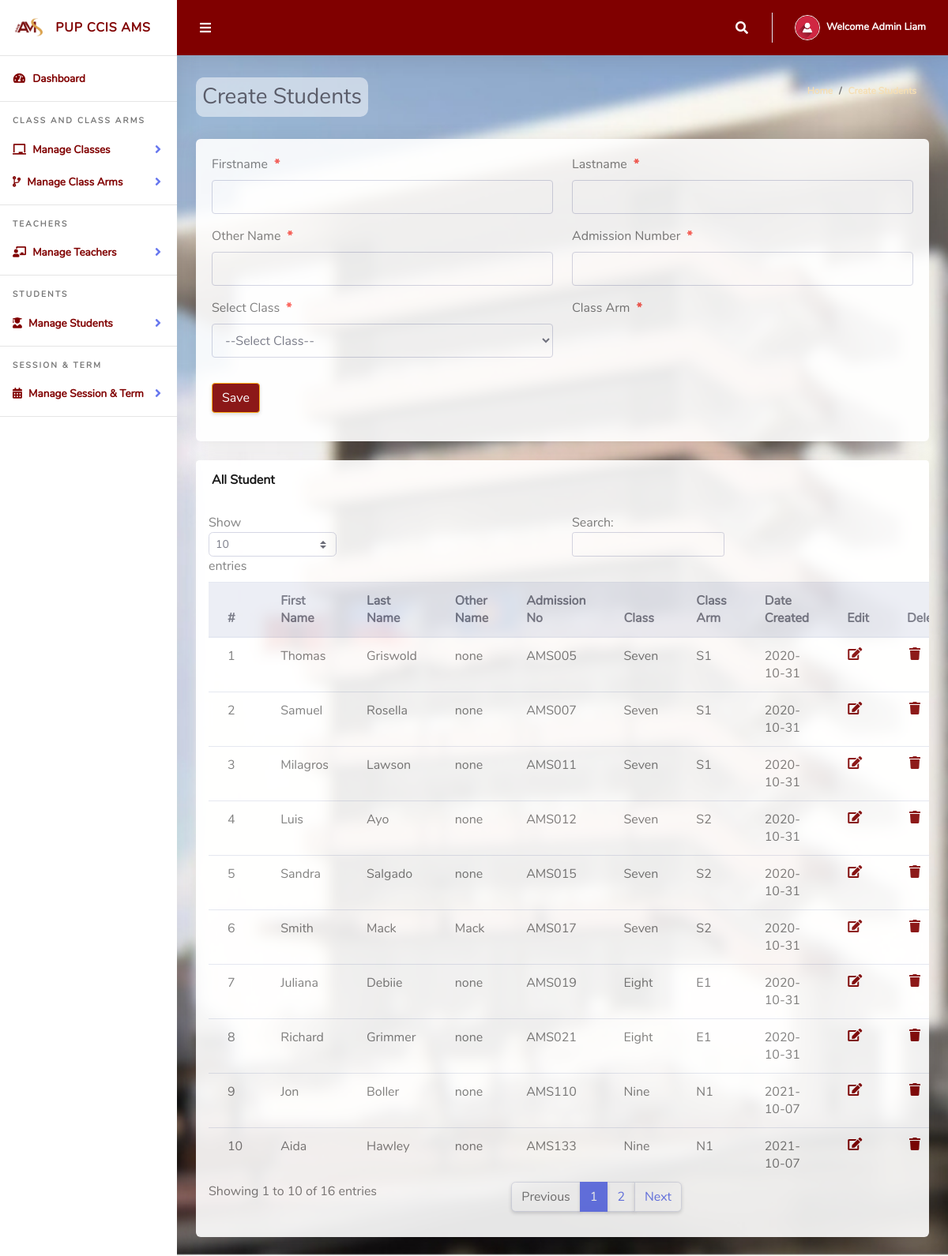
Page /Admin/createStudents.php (signed in) on the committed database.
### tables this page shows
CREATE TABLE `tblstudents` (
  `Id` int(10) NOT NULL,
  `firstName` varchar(255) NOT NULL,
  `lastName` varchar(255) NOT NULL,
  `otherName` varchar(255) NOT NULL,
  `admissionNumber` varchar(255) NOT NULL,
  `password` varchar(50) NOT NULL,
  `classId` varchar(10) NOT NULL,
  `classArmId` varchar(10) NOT NULL,
  `dateCreated` varchar(50) NOT NULL
);

CREATE TABLE `tblclass` (
  `Id` int(10) NOT NULL,
  `className` varchar(255) NOT NULL
);

CREATE TABLE `tblclassarms` (
  `Id` int(10) NOT NULL,
  `classId` varchar(10) NOT NULL,
  `classArmName` varchar(255) NOT NULL,
  `isAssigned` varchar(10) NOT NULL
);

### Admin/createStudents.php (the view, shortened to what this page needs)
<?php
include '../Includes/dbcon.php';
?>
<!DOCTYPE html>
<html lang="en">
<head>
  <link href="../vendor/fontawesome-free/css/all.min.css" rel="stylesheet" type="text/css">
  <link href="../vendor/bootstrap/css/bootstrap.min.css" rel="stylesheet" type="text/css">
  <link href="css/ruang-admin.min.css" rel="stylesheet">
</head>
<body id="page-top">
  <div id="wrapper">
    <?php include "Includes/sidebar.php"; ?>
    <div id="content-wrapper" class="d-flex flex-column">
      <div id="content">
        <?php include "Includes/topbar.php"; ?>
        <div class="container-fluid" id="container-wrapper">
          <div class="d-sm-flex align-items-center justify-content-between mb-4">
            <h1 class="h3 mb-0 text-gray-800">Create Students</h1>
            <ol class="breadcrumb">
              <li class="breadcrumb-item"><a href="./" style="color: wheat;">Home</a></li>
              <li class="breadcrumb-item active" aria-current="page" style="color: wheat;">Create Students</li>
            </ol>
          </div>
          <div class="row">
            <div class="col-lg-12">
              <div class="card mb-4 glass-background">
                <div class="card-body">
                  <form method="post">
                    <div class="form-group row mb-3">
                      <div class="col-xl-6">
                        <label class="form-control-label">Firstname<span class="text-danger ml-2">*</span></label>
                        <input type="text" class="form-control" name="firstName" value="<?php echo $row['firstName']; ?>" id="exampleInputFirstName">
                      </div>
                      <div class="col-xl-6">
                        <label class="form-control-label">Lastname<span class="text-danger ml-2">*</span></label>
                        <input type="text" class="form-control" name="lastName" value="<?php echo $row['lastName']; ?>" id="exampleInputFirstName">
                      </div>
                    </div>
                    <div class="form-group row mb-3">
                      <div class="col-xl-6">
                        <label class="form-control-label">Other Name<span class="text-danger ml-2">*</span></label>
                        <input type="text" class="form-control" name="otherName" value="<?php echo $row['otherName']; ?>" id="exampleInputFirstName">
                      </div>
                      <div class="col-xl-6">
                        <label class="form-control-label">Admission Number<span class="text-danger ml-2">*</span></label>
                        <input type="text" class="form-control" required name="admissionNumber" value="<?php echo $row['admissionNumber']; ?>" id="exampleInputFirstName">
                      </div>
                    </div>
                    <div class="form-group row mb-3">
                      <div class="col-xl-6">
                        <label class="form-control-label">Select Class<span class="text-danger ml-2">*</span></label>
                        <?php
                        $qry = "SELECT * FROM tblclass ORDER BY className ASC";
                        $result = $conn->query($qry);
                        $num = $result->num_rows;
                        if ($num > 0) {
                          echo ' <select required name="classId" onchange="classArmDropdown(this.value)" class="form-control mb-3">';
                          echo '<option value="">--Select Class--</option>';
                          echo '</select>';
                        }
                        ?>
                      </div>
                      <div class="col-xl-6">
                        <label class="form-control-label">Class Arm<span class="text-danger ml-2">*</span></label>
                      </div>
                    </div>
                    <?php
                    if (isset($Id)) {
                    ?>
                      <button type="submit" name="update" class="btn btn-warning">Update</button>
                      &nbsp;&nbsp;&nbsp;&nbsp;&nbsp;&nbsp;&nbsp;&nbsp;&nbsp;&nbsp;
                    <?php
                    } else {
                    ?>
                      <button type="submit" name="save" class="btn btn-primary">Save</button>
                    <?php
                    }
                    ?>
                  </form>
                </div>
              </div>
              <div class="row">
                <div class="col-lg-12">
                  <div class="card mb-4 glass-background">
                    <div class="card-header py-3 d-flex flex-row align-items-center justify-content-between">
                      <h6 class="m-0 font-weight-bold" style="color: black;">All Student</h6>
                    </div>
                    <div class="table-responsive p-3">
                      <table class="table align-items-center table-flush table-hover" id="dataTableHover">
                        <thead class="thead-light">
                          <tr>
                            <th>#</th>
                            <th>First Name</th>
                            <th>Last Name</th>
                            <th>Other Name</th>
                            <th>Admission No</th>
                            <th>Class</th>
                            <th>Class Arm</th>
                            <th>Date Created</th>
                            <th>Edit</th>
                            <th>Delete</th>
                          </tr>
                        </thead>
                        <tbody>
                          <?php
                          $query = "SELECT tblstudents.Id,tblclass.className,tblclassarms.classArmName,tblclassarms.Id AS classArmId,tblstudents.firstName,
                      tblstudents.lastName,tblstudents.otherName,tblstudents.admissionNumber,tblstudents.dateCreated
                      FROM tblstudents
                      INNER JOIN tblclass ON tblclass.Id = tblstudents.classId
                      INNER JOIN tblclassarms ON tblclassarms.Id = tblstudents.classArmId";
                          $rs = $conn->query($query);
                          $num = $rs->num_rows;
                          $sn = 0;
                          if ($num > 0) {
                            while ($rows = $rs->fetch_assoc()) {
                              $sn = $sn + 1;
                              echo "
                              <tr>
                                <td>" . $sn . "</td>
                                <td>" . $rows['firstName'] . "</td>
                                <td>" . $rows['lastName'] . "</td>
                                <td>" . $rows['otherName'] . "</td>
                                <td>" . $rows['admissionNumber'] . "</td>
                                <td>" . $rows['className'] . "</td>
                                <td>" . $rows['classArmName'] . "</td>
                                 <td>" . $rows['dateCreated'] . "</td>
                                <td><a href='?action=edit&Id=" . $rows['Id'] . "'><i class='fas fa-fw fa-edit'></i></a></td>
                                <td><a href='?action=delete&Id=" . $rows['Id'] . "'><i class='fas fa-fw fa-trash'></i></a></td>
                              </tr>";
                            }
                          } else {
                            echo
                            "<div class='alert alert-danger' role='alert'>
                            No Record Found!
                            </div>";
                          }
                          ?>
                        </tbody>
                      </table>
                    </div>
                  </div>
                </div>
              </div>
            </div>
          </div>
        </div>
      </div>
    </div>
</body>
</html>

### Admin/Includes/topbar.php (shortened to what this page needs)
<?php
$query = "SELECT * FROM tbladmin WHERE Id = " . $_SESSION['userId'] . "";
$rs = $conn->query($query);
$rows = $rs->fetch_assoc();
$fullName = $rows['firstName'] . " " . $rows['lastName'];
?>
<nav class="navbar navbar-expand solid-navbar topbar mb-4 static-top">
  <button id="sidebarToggleTop" class="btn btn-link rounded-circle mr-3">
    <i class="fa fa-bars" style="color: white;"></i>
  </button>
  <ul class="navbar-nav ml-auto">
    <li class="nav-item dropdown no-arrow">
      <a class="nav-link dropdown-toggle" href="#" id="searchDropdown" role="button" data-toggle="dropdown" aria-haspopup="true" aria-expanded="false">
        <i class="fas fa-search fa-fw" style="color: white;"></i>
      </a>
    </li>
    <li class="nav-item dropdown no-arrow">
      <a class="nav-link dropdown-toggle" href="#" id="userDropdown" role="button" data-toggle="dropdown" aria-haspopup="true" aria-expanded="false">
        <img class="img-profile rounded-circle" src="img/user-icn.png" style="max-width: 60px">
        <span class="ml-2 d-none d-lg-inline text-white small"><b style="color: white; "> Welcome <?php echo $fullName; ?></b></span>
      </a>
    </li>
  </ul>
</nav>

### Admin/createStudents.php (style rules this page uses)
#content-wrapper { background-image: url('img/pup.jpg'); background-repeat: no-repeat; background-size: cover; }
.h3 { color: maroon; padding: 8px; border-radius: 10px; background-color: rgba(255, 255, 255, 0.5); }
.btn.btn-primary { background-color: maroon; border-color: orange; }
.glass-background { background-color: rgba(255, 255, 255, 0.5); opacity: 0.9; box-shadow: 5px 5px 10px rgba(0, 0, 0, 0.5); }

### Admin/Includes/sidebar.php (style rules this page uses)
span { color: maroon; font-weight: bold; }
i { color: maroon; }

### Admin/Includes/topbar.php (style rules this page uses)
.solid-navbar { background-color: #800000; }

### rows in the picture
tblstudents: firstName "Thomas", lastName "Griswold", otherName "none", admissionNumber "AMS005", classId.className "Seven", classArmId.classArmName "S1", dateCreated "2020-10-31"
tblstudents: firstName "Samuel", lastName "Rosella", otherName "none", admissionNumber "AMS007", classId.className "Seven", classArmId.classArmName "S1", dateCreated "2020-10-31"
tblstudents: firstName "Milagros", lastName "Lawson", otherName "none", admissionNumber "AMS011", classId.className "Seven", classArmId.classArmName "S1", dateCreated "2020-10-31"
tblstudents: firstName "Luis", lastName "Ayo", otherName "none", admissionNumber "AMS012", classId.className "Seven", classArmId.classArmName "S2", dateCreated "2020-10-31"
tblstudents: firstName "Sandra", lastName "Salgado", otherName "none", admissionNumber "AMS015", classId.className "Seven", classArmId.classArmName "S2", dateCreated "2020-10-31"
tblstudents: firstName "Smith", lastName "Mack", otherName "Mack", admissionNumber "AMS017", classId.className "Seven", classArmId.classArmName "S2", dateCreated "2020-10-31"
tblstudents: firstName "Juliana", lastName "Debiie", otherName "none", admissionNumber "AMS019", classId.className "Eight", classArmId.classArmName "E1", dateCreated "2020-10-31"
tblstudents: firstName "Richard", lastName "Grimmer", otherName "none", admissionNumber "AMS021", classId.className "Eight", classArmId.classArmName "E1", dateCreated "2020-10-31"
tblstudents: firstName "Jon", lastName "Boller", otherName "none", admissionNumber "AMS110", classId.className "Nine", classArmId.classArmName "N1", dateCreated "2021-10-07"
tblstudents: firstName "Aida", lastName "Hawley", otherName "none", admissionNumber "AMS133", classId.className "Nine", classArmId.classArmName "N1", dateCreated "2021-10-07"

### other values in the picture
$fullName "Admin Liam"
